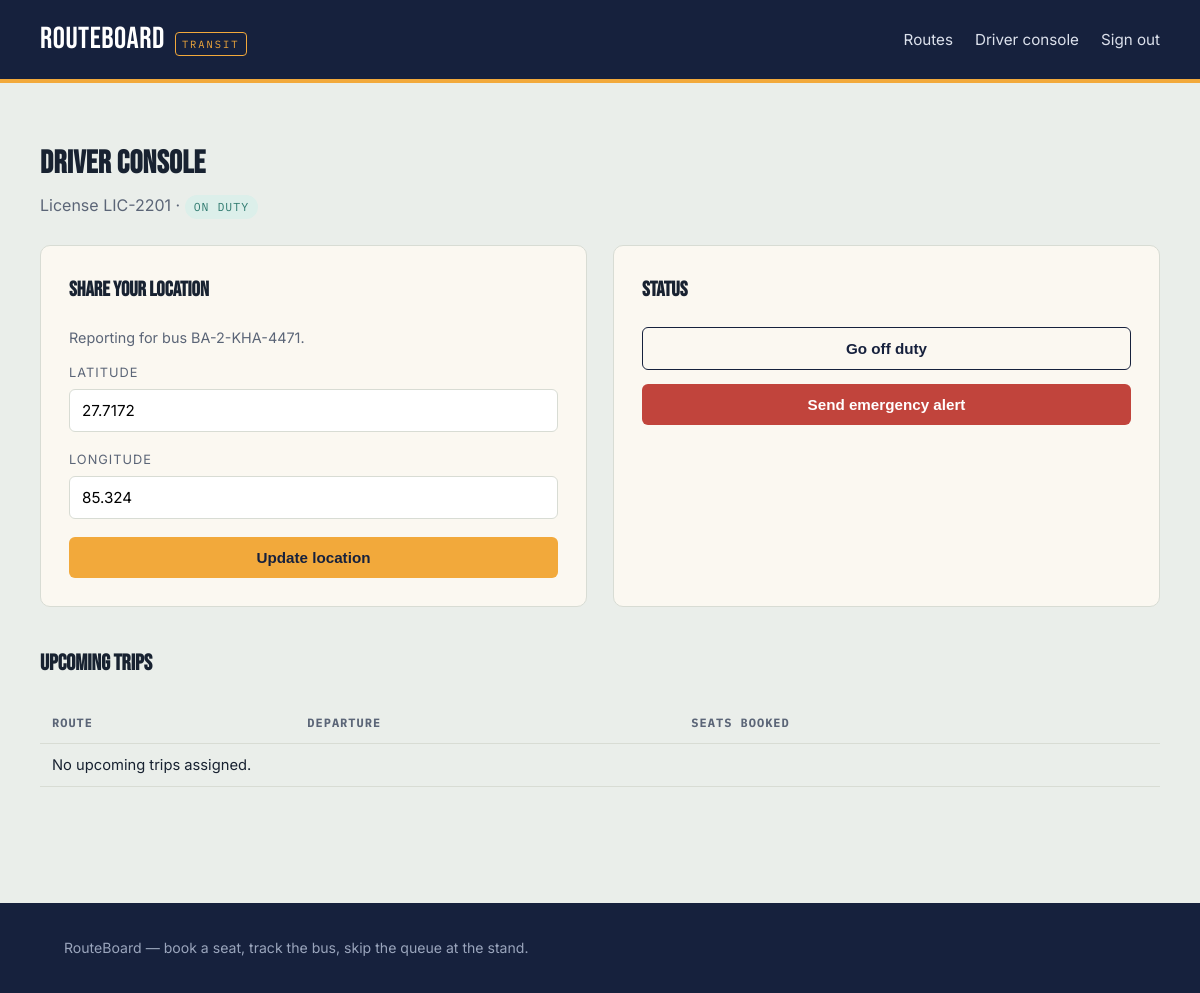
Screenshot of /driver (signed in) with the database file from the repository.
### tables this page shows
CREATE TABLE drivers (
    id INTEGER PRIMARY KEY AUTOINCREMENT,
    user_id INTEGER NOT NULL UNIQUE REFERENCES users(id),
    license_no TEXT NOT NULL,
    on_duty INTEGER NOT NULL DEFAULT 0
);

CREATE TABLE buses (
    id INTEGER PRIMARY KEY AUTOINCREMENT,
    bus_number TEXT UNIQUE NOT NULL,
    capacity INTEGER NOT NULL DEFAULT 40,
    driver_id INTEGER REFERENCES drivers(id),
    current_lat REAL,
    current_lng REAL,
    location_updated_at TEXT
);

### app.py (the view, shortened to what this page needs)
@app.route("/driver", methods=["GET", "POST"])
@login_required
def driver_dashboard():
    if not g.user.is_driver:
        flash("Driver access only.", "error")
        return redirect(url_for("home"))
    driver = g.user.driver_profile
    trips = Trip.upcoming_for_bus(driver.bus.id) if driver and driver.bus else []
    return render_template("driver_dashboard.html", driver=driver, trips=trips)

### app.py (called while the page is built)
@app.before_request
def load_logged_in_user():
    user_id = session.get("user_id")
    g.user = User.get(user_id) if user_id else None

@app.context_processor
def inject_current_user():
    class _Anon:
        is_authenticated = False
        is_admin = False
        is_driver = False
        name = ""
    return {"current_user": g.user if g.user else _Anon()}

def login_required(view):
    @wraps(view)
    def wrapped(*args, **kwargs):
        if g.user is None:
            flash("Please sign in to continue.", "info")
            return redirect(url_for("login"))
        return view(*args, **kwargs)
    return wrapped

### db.py (called while the page is built)
def get_db():
    if "db" not in g:
        g.db = sqlite3.connect(DB_PATH)
        g.db.row_factory = sqlite3.Row
        g.db.execute("PRAGMA foreign_keys = ON")
    return g.db

### models.py (called while the page is built)
def _now():
    return datetime.utcnow().isoformat(timespec="seconds")

def _parse_dt(value):
    if value is None:
        return None
    if isinstance(value, datetime):
        return value
    return datetime.fromisoformat(value)

    @property
    def is_authenticated(self):
        return True

    @property
    def is_admin(self):
        return self.role == ROLE_ADMIN

    @property
    def is_driver(self):
        return self.role == ROLE_DRIVER

    @property
    def driver_profile(self):
        return Driver.get_by_user_id(self.id)

    @staticmethod
    def _from_row(row):
        if row is None:
            return None
        return User(row["id"], row["name"], row["email"], row["password_hash"],
                    row["role"], row["created_at"])

    @classmethod
    def get(cls, user_id):
        row = get_db().execute("SELECT * FROM users WHERE id = ?", (user_id,)).fetchone()
        return cls._from_row(row)

    @property
    def bus(self):
        if self._bus is None:
            row = get_db().execute("SELECT * FROM buses WHERE driver_id = ?", (self.id,)).fetchone()
            self._bus = Bus._from_row(row)
        return self._bus

    @staticmethod
    def _from_row(row):
        if row is None:
            return None
        return Driver(row["id"], row["user_id"], row["license_no"], row["on_duty"])

    @classmethod
    def get_by_user_id(cls, user_id):
        row = get_db().execute("SELECT * FROM drivers WHERE user_id = ?", (user_id,)).fetchone()
        return cls._from_row(row)

### templates/driver_dashboard.html (shortened to what this page needs)
{% extends "base.html" %}
{% block content %}
<section class="section container">
  <div class="section-head">
    <div>
      <h2>Driver console</h2>
      <p>License {{ driver.license_no }} &middot;
        {% if driver.on_duty %}<span class="status-tag status-confirmed">On duty</span>
        {% else %}<span class="status-tag status-cancelled">Off duty</span>{% endif %}
      </p>
    </div>
  </div>
  <div class="two-col">
    <div class="card">
      <h3 style="font-family:var(--font-display); font-size:1.3rem; margin-top:0;">Share your location</h3>
      <p style="color:var(--text-muted); font-size:0.9rem;">
        {% if driver.bus %}Reporting for bus {{ driver.bus.bus_number }}.{% else %}No bus assigned yet — ask an admin.{% endif %}
      </p>
      <form method="post">
        <div class="form-group">
          <label for="lat">Latitude</label>
          <input id="lat" name="lat" type="number" step="0.0001" value="{{ driver.bus.current_lat if driver.bus else '' }}" required>
        </div>
        <div class="form-group">
          <label for="lng">Longitude</label>
          <input id="lng" name="lng" type="number" step="0.0001" value="{{ driver.bus.current_lng if driver.bus else '' }}" required>
        </div>
        <button class="btn btn-amber btn-block" type="submit" {% if not driver.bus %}disabled{% endif %}>Update location</button>
      </form>
    </div>
    <div class="card">
      <h3 style="font-family:var(--font-display); font-size:1.3rem; margin-top:0;">Status</h3>
      <form method="post" style="margin-bottom:14px;">
        <button class="btn btn-outline btn-block" type="submit">
          {% if driver.on_duty %}Go off duty{% else %}Go on duty{% endif %}
        </button>
      </form>
      <form method="post">
        <button class="btn btn-danger btn-block" type="submit">Send emergency alert</button>
      </form>
    </div>
  </div>
  <h3 style="font-family:var(--font-display); font-size:1.4rem; margin-top:40px;">Upcoming trips</h3>
  <table class="data-table">
    <thead><tr><th>Route</th><th>Departure</th><th>Seats booked</th></tr></thead>
    <tbody>
      {% for t in trips %}
      <tr>
        <td>{{ t.route.origin }} &rarr; {{ t.route.destination }}</td>
        <td>{{ t.departure_time.strftime('%a %d %b, %H:%M') }}</td>
        <td>{{ t.seats_booked }} / {{ t.bus.capacity }}</td>
      </tr>
      {% else %}
      <tr><td colspan="3">No upcoming trips assigned.</td></tr>
      {% endfor %}
    </tbody>
  </table>
</section>
{% endblock %}

### static/css/style.css (style rules this page uses)
:root { --ink: #16213D; --ink-soft: #2B3A5C; --paper: #EAEEEA; --card: #FBF8F1; --amber: #F2A93B; --amber-deep: #C97F16; --teal: #2F7A6F; --red: #C1443C; --line: #D8DCD4; --text: #182231; --text-muted: #5B6577; --font-display: 'Bebas Neue', 'Archivo Expanded', sans-serif; --font-body: 'Inter', 'Work Sans', sans-serif; --font-mono: 'IBM Plex Mono', monospace; --radius: 10px; }
* { box-sizing: border-box; }
html { scroll-behavior: smooth; }
body { margin: 0; background: var(--paper); color: var(--text); font-family: var(--font-body); line-height: 1.55; }
.container { max-width: 1120px; margin: 0 auto; padding: 0 24px; }
.btn { display: inline-flex; align-items: center; justify-content: center; gap: 8px; border: none; border-radius: 6px; padding: 12px 22px; font-weight: 600; font-size: 0.95rem; cursor: pointer; text-decoration: none; }
.btn-amber { background: var(--amber); color: var(--ink); }
.btn-outline { background: transparent; border: 1.5px solid var(--ink); color: var(--ink); }
.btn-danger { background: var(--red); color: #fff; }
.btn-block { width: 100%; }
.section { padding: 56px 0; }
.section-head { display: flex; justify-content: space-between; align-items: baseline; margin-bottom: 26px; }
.section-head h2 { font-family: var(--font-display); font-size: 2rem; letter-spacing: 0.4px; margin: 0; }
.section-head p { color: var(--text-muted); margin: 4px 0 0; }
.status-tag { display: inline-block; font-family: var(--font-mono); font-size: 0.72rem; padding: 3px 9px; border-radius: 999px; text-transform: uppercase; letter-spacing: 1px; }
.status-confirmed { background: #DCEFEA; color: var(--teal); }
.card { background: var(--card); border: 1px solid var(--line); border-radius: var(--radius); padding: 28px; }
.form-group { margin-bottom: 18px; }
.form-group label { display: block; font-size: 0.8rem; text-transform: uppercase; letter-spacing: 1px; color: var(--text-muted); margin-bottom: 6px; }
.form-group input, .form-group select { width: 100%; padding: 11px 12px; border-radius: 6px; border: 1px solid var(--line); font-family: var(--font-body); font-size: 0.95rem; }
.two-col { display: grid; grid-template-columns: 1fr 1fr; gap: 26px; }
table.data-table { width: 100%; border-collapse: collapse; font-size: 0.92rem; }
table.data-table th, table.data-table td { text-align: left; padding: 10px 12px; border-bottom: 1px solid var(--line); }
table.data-table th { font-family: var(--font-mono); font-size: 0.75rem; text-transform: uppercase; letter-spacing: 1px; color: var(--text-muted); }

### rows the page displays
drivers: license_no "LIC-2201"
buses: bus.bus_number "BA-2-KHA-4471", lat "27.7172", lng "85.324"
